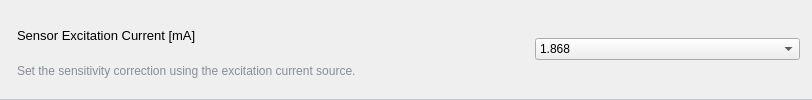
              <widget class="QGroupBox" name="scal">
               <property name="minimumSize">
                <size>
                 <width>0</width>
                 <height>50</height>
                </size>
               </property>
               <property name="styleSheet">
                <string notr="true">QGroupBox {
	border-top:none;
	border-bottom:1px solid #C1C7CD;
}</string>
               </property>
               <property name="flat">
                <bool>true</bool>
               </property>
               <layout class="QHBoxLayout" name="horizontalLayout_19">
                <item>
                 <layout class="QVBoxLayout" name="verticalLayout_21">
                  <property name="spacing">
                   <number>0</number>
                  </property>
                  <property name="leftMargin">
                   <number>5</number>
                  </property>
                  <property name="topMargin">
                   <number>6</number>
                  </property>
                  <item>
                   <widget class="QLabel" name="label_48">
                    <property name="font">
                     <font>
                      <pointsize>10</pointsize>
                     </font>
                    </property>
                    <property name="styleSheet">
                     <string notr="true"/>
                    </property>
                    <property name="text">
                     <string>Sensor Excitation Current [mA]</string>
                    </property>
                   </widget>
                  </item>
                  <item>
                   <widget class="QLabel" name="label_49">
                    <property name="styleSheet">
                     <string notr="true">color:rgb(135, 141, 150)</string>
                    </property>
                    <property name="text">
                     <string>Set the sensitivity correction using the excitation current source.</string>
                    </property>
                   </widget>
                  </item>
                 </layout>
                </item>
                <item>
                 <spacer name="horizontalSpacer_17">
                  <property name="orientation">
                   <enum>Qt::Orientation::Horizontal</enum>
                  </property>
                  <property name="sizeHint" stdset="0">
                   <size>
                    <width>173</width>
                    <height>20</height>
                   </size>
                  </property>
                 </spacer>
                </item>
                <item>
                 <widget class="QComboBox" name="scal_select">
                  <property name="sizePolicy">
                   <sizepolicy hsizetype="Minimum" vsizetype="Fixed">
                    <horstretch>0</horstretch>
                    <verstretch>0</verstretch>
                   </sizepolicy>
                  </property>
                  <property name="minimumSize">
                   <size>
                    <width>265</width>
                    <height>0</height>
                   </size>
                  </property>
                  <item>
                   <property name="text">
                    <string>1.868</string>
                   </property>
                  </item>
                  <item>
                   <property name="text">
                    <string>1.945</string>
                   </property>
                  </item>
                  <item>
                   <property name="text">
                    <string>2.022</string>
                   </property>
                  </item>
                  <item>
                   <property name="text">
                    <string>2.098</string>
                   </property>
                  </item>
                  <item>
                   <property name="text">
                    <string>2.175</string>
                   </property>
                  </item>
                  <item>
                   <property name="text">
                    <string>2.251</string>
                   </property>
                  </item>
                  <item>
                   <property name="text">
                    <string>2.326</string>
                   </property>
                  </item>
                  <item>
                   <property name="text">
                    <string>2.401</string>
                   </property>
                  </item>
                  <item>
                   <property name="text">
                    <string>1.791</string>
                   </property>
                  </item>
                  <item>
                   <property name="text">
                    <string>1.714</string>
                   </property>
                  </item>
                  <item>
                   <property name="text">
                    <string>1.636</string>
                   </property>
                  </item>
                  <item>
                   <property name="text">
                    <string>1.559</string>
                   </property>
                  </item>
                  <item>
                   <property name="text">
                    <string>1.482</string>
                   </property>
                  </item>
                  <item>
                   <property name="text">
                    <string>1.404</string>
                   </property>
                  </item>
                  <item>
                   <property name="text">
                    <string>1.327</string>
                   </property>
                  </item>
                  <item>
                   <property name="text">
                    <string>1.249</string>
                   </property>
                  </item>
                 </widget>
                </item>
               </layout>
              </widget>
